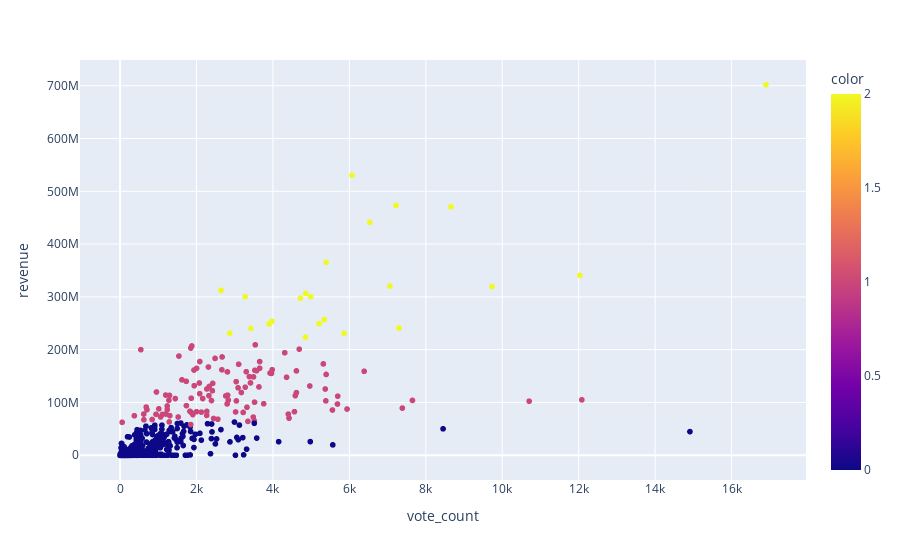

Source (notebook cell):
### Code cell
fig = px.scatter(df,
                 x = "vote_count", y = "revenue", color=y, hover_data=['title', 'vote_average','popularity'])
fig.show()

### Figure 1 — Plotly figure (JSON) as saved in the notebook; plotly's stock layout.template omitted (floating-point values rounded to 4 significant figures; data arrays with more than 128 entries replaced by an {"elided": "..."} marker saying what was removed)
{"data": [{"customdata": {"elided": "1117x3 mixed values"}, "hovertemplate": "vote_count=%{x}<br>revenue=%{y}<br>title=%{customdata[0]}<br>vote_average=%{customdata[1]}<br>popularity=%{customdata[2]}<br>color=%{marker.color}<extra></extra>", "legendgroup": "", "marker": {"color": {"elided": "1117 int values"}, "coloraxis": "coloraxis", "symbol": "circle"}, "mode": "markers", "name": "", "showlegend": false, "type": "scattergl", "x": {"elided": "1117 int values"}, "xaxis": "x", "y": {"elided": "1117 int values"}, "yaxis": "y"}], "layout": {"coloraxis": {"colorbar": {"title": {"text": "color"}}, "colorscale": [[0, "#0d0887"], [0.1111, "#46039f"], [0.2222, "#7201a8"], [0.3333, "#9c179e"], [0.4444, "#bd3786"], [0.5556, "#d8576b"], [0.6667, "#ed7953"], [0.7778, "#fb9f3a"], [0.8889, "#fdca26"], [1, "#f0f921"]]}, "legend": {"tracegroupgap": 0}, "margin": {"t": 60}, "xaxis": {"anchor": "y", "domain": [0, 1], "title": {"text": "vote_count"}}, "yaxis": {"anchor": "x", "domain": [0, 1], "title": {"text": "revenue"}}}}
